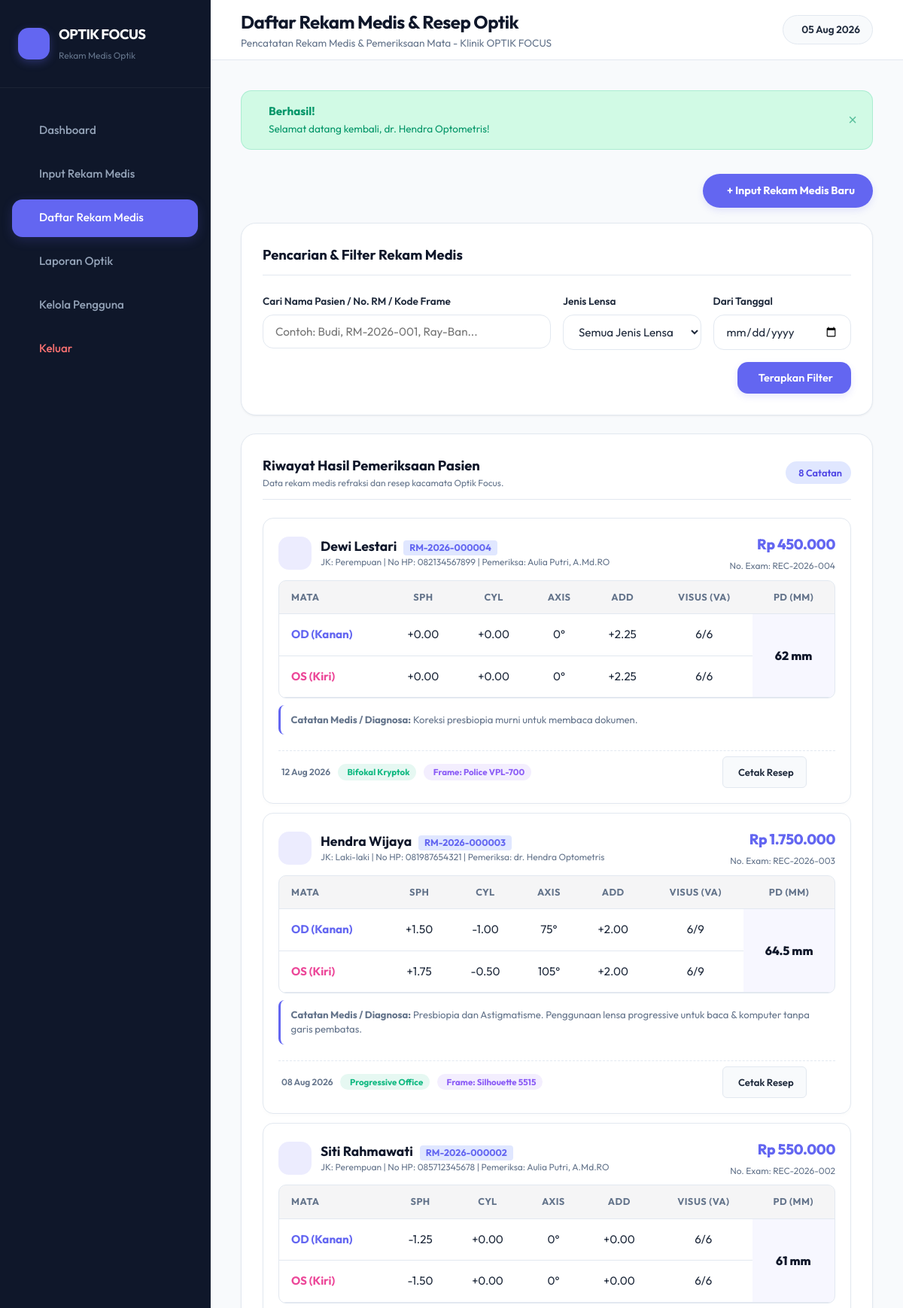
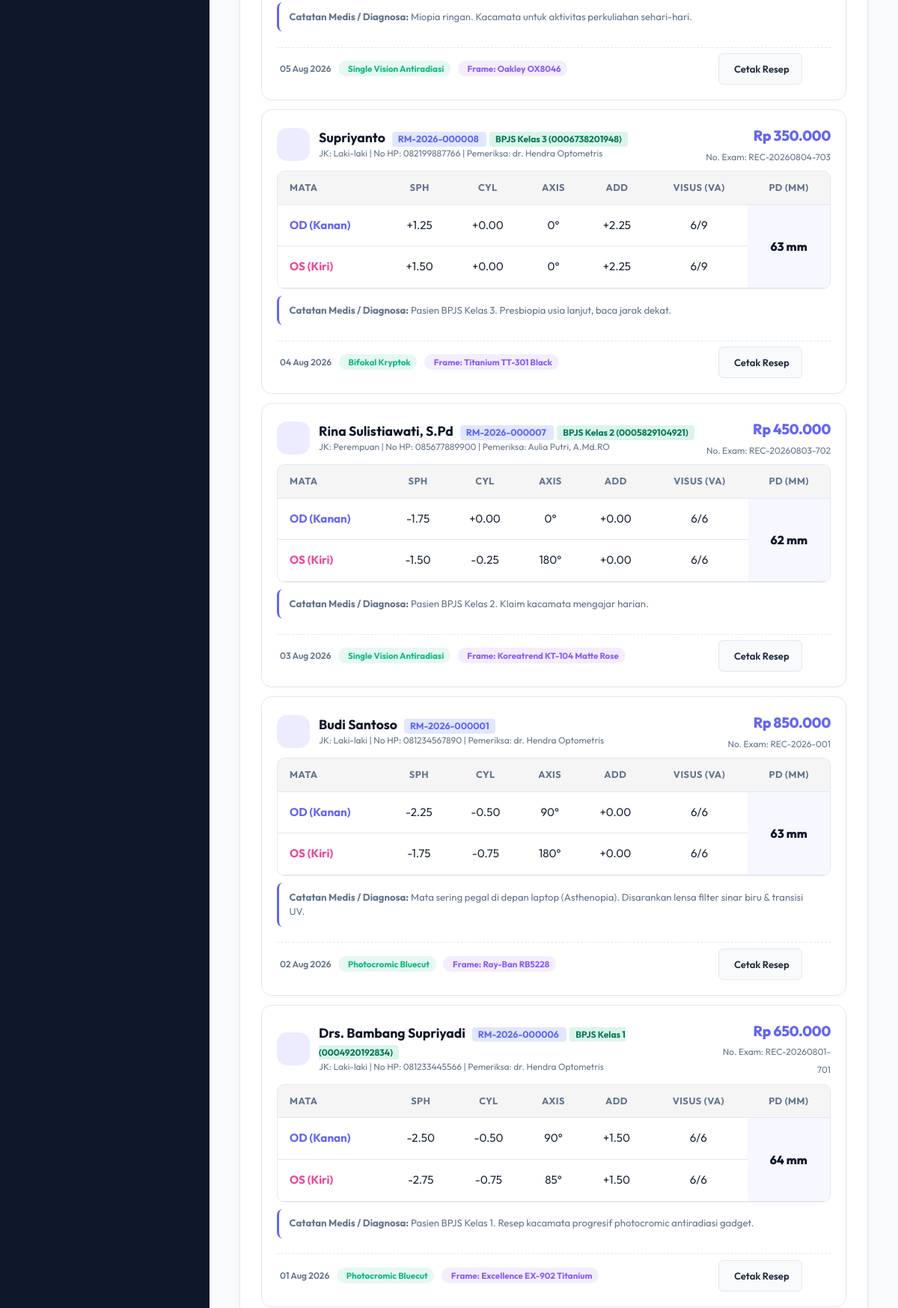
The page /transactions (signed in, upper part) on the database its author committed (2 pictures, top to bottom).
### tables this page shows
CREATE TABLE medical_records (
                id INTEGER PRIMARY KEY AUTOINCREMENT,
                patient_id INTEGER NOT NULL,
                record_number TEXT NOT NULL,
                exam_date TEXT NOT NULL,
                examiner_name TEXT NOT NULL,
                
                -- Mata Kanan (OD - Oculi Dextra)
                od_sph REAL DEFAULT 0.00,
                od_cyl REAL DEFAULT 0.00,
                od_axis INTEGER DEFAULT 0,
                od_add REAL DEFAULT 0.00,
                od_va TEXT DEFAULT '6/6',
                
                -- Mata Kiri (OS - Oculi Sinistra)
                os_sph REAL DEFAULT 0.00,
                os_cyl REAL DEFAULT 0.00,
                os_axis INTEGER DEFAULT 0,
                os_add REAL DEFAULT 0.00,
                os_va TEXT DEFAULT '6/6',
                
                -- Fitting & Frame
                pd REAL DEFAULT 62.0,
                lens_type TEXT NOT NULL,
                frame_code TEXT,
                notes TEXT,
                total_price REAL DEFAULT 0.00,
                created_at TEXT NOT NULL,
                FOREIGN KEY (patient_id) REFERENCES patients(id) ON DELETE CASCADE
            );

CREATE TABLE patients (
                id INTEGER PRIMARY KEY AUTOINCREMENT,
                mr_number TEXT UNIQUE NOT NULL,
                name TEXT NOT NULL,
                gender TEXT NOT NULL CHECK(gender IN ('L', 'P')),
                dob TEXT,
                phone TEXT,
                address TEXT,
                created_at TEXT NOT NULL
            , bpjs_class TEXT DEFAULT 'Non-BPJS', bpjs_number TEXT);

### views/transactions/index.php (the view, shortened to what the rows shown need)
<?php
if (!function_exists('formatRupiah')) {
    function formatRupiah(float $amount): string {
        return 'Rp ' . number_format($amount, 0, ',', '.');
    }
}
?>
<div class="animate-fade-in mb-4">
    <div class="card-widget">
        <div class="tx-cards-container">
            <?php if (empty($records)): ?>
                <div class="text-center py-5 text-muted">
                    <ion-icon name="document-text-outline" style="font-size: 2.5rem; color: var(--text-muted); opacity: 0.6;"></ion-icon>
                    <p class="mt-2">Tidak ditemukan rekam medis yang sesuai dengan filter pencarian.</p>
                    <a href="<?= baseUrl('records/create') ?>" class="btn btn-primary mt-2">
                        + Input Rekam Medis Baru
                    </a>
                </div>
            <?php else: ?>
                <div class="tx-cards-list">
                    <?php foreach ($records as $rec): ?>
                        <div class="tx-card-item" style="padding: 1.25rem;">
                            <div class="tx-card-header-row">
                                <div class="tx-card-title-group">
                                    <div class="tx-icon-avatar" style="background-color: rgba(99, 102, 241, 0.12); color: #6366f1; width: 44px; height: 44px;">
                                    </div>
                                    <div>
                                        <strong class="tx-description-text" style="font-size: 1.1rem; color: var(--color-dark);">
                                            <?= htmlspecialchars($rec['patient_name']) ?>
                                            <span style="font-size: 0.78rem; background-color: var(--color-primary-light); color: var(--color-primary); padding: 0.15rem 0.5rem; border-radius: 4px; font-weight: 700; margin-left: 0.35rem;">
                                                <?= htmlspecialchars($rec['mr_number']) ?>
                                            </span>
                                            <?php if (!empty($rec['patient_bpjs_class']) && $rec['patient_bpjs_class'] !== 'Non-BPJS'): ?>
                                                <span style="font-size: 0.75rem; background-color: rgba(16, 185, 129, 0.15); color: #047857; padding: 0.15rem 0.5rem; border-radius: 4px; font-weight: 700; margin-left: 0.25rem;">
                                                    BPJS <?= htmlspecialchars($rec['patient_bpjs_class']) ?> <?= !empty($rec['patient_bpjs_number']) ? '(' . htmlspecialchars($rec['patient_bpjs_number']) . ')' : '' ?>
                                                </span>
                                            <?php endif; ?>
                                        </strong>
                                        <div class="text-muted text-xs mt-1">
                                            <span>JK: <?= $rec['patient_gender'] === 'L' ? 'Laki-laki' : 'Perempuan' ?></span> |
                                            <span>No HP: <?= htmlspecialchars($rec['patient_phone'] ?: '-') ?></span> |
                                            <span>Pemeriksa: <?= htmlspecialchars($rec['examiner_name']) ?></span>
                                        </div>
                                    </div>
                                </div>
                                <div class="text-right">
                                    <span class="tx-amount-value text-primary font-weight-bold" style="font-size: 1.2rem; display: block;">
                                        <?= formatRupiah($rec['total_price']) ?>
                                    </span>
                                    <span class="text-muted text-xs">No. Exam: <?= htmlspecialchars($rec['record_number']) ?></span>
                                </div>
                            </div>
                            <div class="table-responsive my-3" style="border: 1px solid var(--color-border); border-radius: 10px; overflow: hidden;">
                                <table class="table" style="width: 100%; margin: 0; font-size: 0.88rem; text-align: center;">
                                    <thead style="background-color: rgba(15, 23, 42, 0.04); font-weight: 700;">
                                        <tr>
                                            <th style="text-align: left; padding: 0.5rem 1rem;">MATA</th>
                                            <th>SPH</th>
                                            <th>CYL</th>
                                            <th>AXIS</th>
                                            <th>ADD</th>
                                            <th>VISUS (VA)</th>
                                            <th>PD (MM)</th>
                                        </tr>
                                    </thead>
                                    <tbody>
                                        <tr style="border-bottom: 1px solid var(--color-border);">
                                            <td style="text-align: left; font-weight: 700; color: var(--color-primary); padding: 0.5rem 1rem;">OD (Kanan)</td>
                                            <td><?= sprintf('%+.2f', $rec['od_sph']) ?></td>
                                            <td><?= sprintf('%+.2f', $rec['od_cyl']) ?></td>
                                            <td><?= $rec['od_axis'] ?>°</td>
                                            <td><?= sprintf('%+.2f', $rec['od_add']) ?></td>
                                            <td><?= htmlspecialchars($rec['od_va']) ?></td>
                                            <td rowspan="2" style="vertical-align: middle; font-weight: 800; font-size: 1rem; background: rgba(99, 102, 241, 0.05); color: var(--color-dark);">
                                                <?= $rec['pd'] ?> mm
                                            </td>
                                        </tr>
                                        <tr>
                                            <td style="text-align: left; font-weight: 700; color: #ec4899; padding: 0.5rem 1rem;">OS (Kiri)</td>
                                            <td><?= sprintf('%+.2f', $rec['os_sph']) ?></td>
                                            <td><?= sprintf('%+.2f', $rec['os_cyl']) ?></td>
                                            <td><?= $rec['os_axis'] ?>°</td>
                                            <td><?= sprintf('%+.2f', $rec['os_add']) ?></td>
                                            <td><?= htmlspecialchars($rec['os_va']) ?></td>
                                        </tr>
                                    </tbody>
                                </table>
                            </div>
                            <?php if (!empty($rec['notes'])): ?>
                                <div style="background-color: rgba(255, 255, 255, 0.6); padding: 0.6rem 0.85rem; border-radius: 8px; font-size: 0.82rem; color: var(--text-muted); margin-bottom: 0.75rem; border-left: 3px solid var(--color-primary);">
                                    <strong>Catatan Medis / Diagnosa:</strong> <?= htmlspecialchars($rec['notes']) ?>
                                </div>
                            <?php endif; ?>
                            <div class="tx-card-footer-row">
                                <div class="tx-sub-meta">
                                    <span class="tx-date-badge">
                                        <?= date('d M Y', strtotime($rec['exam_date'])) ?>
                                    </span>
                                    <span class="badge-category-pill" style="background-color: rgba(16, 185, 129, 0.1); color: #10b981;">
                                        <span><?= htmlspecialchars($rec['lens_type']) ?></span>
                                    </span>
                                    <?php if (!empty($rec['frame_code'])): ?>
                                        <span class="badge-category-pill" style="background-color: rgba(139, 92, 246, 0.1); color: #8b5cf6;">
                                            <span>Frame: <?= htmlspecialchars($rec['frame_code']) ?></span>
                                        </span>
                                    <?php endif; ?>
                                </div>
                                <div class="tx-card-actions" style="display: flex; gap: 0.5rem; align-items: center;">
                                    <button class="btn btn-secondary px-3 py-1" style="font-size: 0.82rem; border-radius: 6px;"
                                            onclick="printPrescription(<?= htmlspecialchars(json_encode($rec)) ?>)"
                                            title="Cetak Resep Kacamata">
                                        Cetak Resep
                                    </button>
                                    <button class="btn-action-delete" style="color: var(--color-primary); background: none;"
                                            onclick="openEditRecordModal(<?= htmlspecialchars(json_encode($rec)) ?>)"
                                            title="Ubah Rekam Medis">
                                    </button>
                                    <form method="POST" action="<?= baseUrl('transactions/delete') ?>" onsubmit="return confirm('Apakah Anda yakin ingin menghapus rekam medis pasien ini?');" style="margin: 0; padding: 0;">
                                        <button type="submit" class="btn-action-delete" title="Hapus Rekam Medis">
                                        </button>
                                    </form>
                                </div>
                            </div>
                        </div>
                    <?php endforeach; ?>
                </div>
            <?php endif; ?>
        </div>
    </div>
</div>

### rows shown on the page
medical_records: patient.name "Dewi Lestari", patient.mr_number "RM-2026-000004", shows "Perempuan", patient.phone "082134567899", examiner_name "Aulia Putri, A.Md.RO", total_price "Rp 450.000", record_number "REC-2026-004", od_sph "+0.00", od_cyl "+0.00", od_axis "0", od_add "+2.25", od_va "6/6", pd "62", os_sph "+0.00", os_cyl "+0.00", os_axis "0", os_add "+2.25", os_va "6/6", notes "Koreksi presbiopia murni untuk membaca dokumen.", exam_date "12 Aug 2026", lens_type "Bifokal Kryptok", frame_code "Police VPL-700"
medical_records: patient.name "Hendra Wijaya", patient.mr_number "RM-2026-000003", shows "Laki-laki", patient.phone "081987654321", examiner_name "dr. Hendra Optometris", total_price "Rp 1.750.000", record_number "REC-2026-003", od_sph "+1.50", od_cyl "-1.00", od_axis "75", od_add "+2.00", od_va "6/9", pd "64.5", os_sph "+1.75", os_cyl "-0.50", os_axis "105", os_add "+2.00", os_va "6/9", notes "Presbiopia dan Astigmatisme. Penggunaan lensa progressive untuk baca & komputer tanpa garis pembatas.", exam_date "08 Aug 2026", lens_type "Progressive Office", frame_code "Silhouette 5515"
medical_records: patient.name "Siti Rahmawati", patient.mr_number "RM-2026-000002", shows "Perempuan", patient.phone "085712345678", examiner_name "Aulia Putri, A.Md.RO", total_price "Rp 550.000", record_number "REC-2026-002", od_sph "-1.25", od_cyl "+0.00", od_axis "0", od_add "+0.00", od_va "6/6", pd "61", os_sph "-1.50", os_cyl "+0.00", os_axis "0", os_add "+0.00", os_va "6/6", notes "Miopia ringan. Kacamata untuk aktivitas perkuliahan sehari-hari.", exam_date "05 Aug 2026", lens_type "Single Vision Antiradiasi", frame_code "Oakley OX8046"
medical_records: patient.name "Supriyanto", patient.mr_number "RM-2026-000008", patient.bpjs_class "Kelas 3", patient.bpjs_number "0006738201948", shows "Laki-laki", patient.phone "082199887766", examiner_name "dr. Hendra Optometris", total_price "Rp 350.000", record_number "REC-20260804-703", od_sph "+1.25", od_cyl "+0.00", od_axis "0", od_add "+2.25", od_va "6/9", pd "63", os_sph "+1.50", os_cyl "+0.00", os_axis "0", os_add "+2.25", os_va "6/9", notes "Pasien BPJS Kelas 3. Presbiopia usia lanjut, baca jarak dekat.", exam_date "04 Aug 2026", lens_type "Bifokal Kryptok", frame_code "Titanium TT-301 Black"
medical_records: patient.name "Rina Sulistiawati, S.Pd", patient.mr_number "RM-2026-000007", patient.bpjs_class "Kelas 2", patient.bpjs_number "0005829104921", shows "Perempuan", patient.phone "085677889900", examiner_name "Aulia Putri, A.Md.RO", total_price "Rp 450.000", record_number "REC-20260803-702", od_sph "-1.75", od_cyl "+0.00", od_axis "0", od_add "+0.00", od_va "6/6", pd "62", os_sph "-1.50", os_cyl "-0.25", os_axis "180", os_add "+0.00", os_va "6/6", notes "Pasien BPJS Kelas 2. Klaim kacamata mengajar harian.", exam_date "03 Aug 2026", lens_type "Single Vision Antiradiasi", frame_code "Koreatrend KT-104 Matte Rose"
medical_records: patient.name "Budi Santoso", patient.mr_number "RM-2026-000001", shows "Laki-laki", patient.phone "081234567890", examiner_name "dr. Hendra Optometris", total_price "Rp 850.000", record_number "REC-2026-001", od_sph "-2.25", od_cyl "-0.50", od_axis "90", od_add "+0.00", od_va "6/6", pd "63", os_sph "-1.75", os_cyl "-0.75", os_axis "180", os_add "+0.00", os_va "6/6", notes "Mata sering pegal di depan laptop (Asthenopia). Disarankan lensa filter sinar biru & transisi UV.", exam_date "02 Aug 2026", lens_type "Photocromic Bluecut", frame_code "Ray-Ban RB5228"
medical_records: patient.name "Drs. Bambang Supriyadi", patient.mr_number "RM-2026-000006", patient.bpjs_class "Kelas 1", patient.bpjs_number "0004920192834", shows "Laki-laki", patient.phone "081233445566", examiner_name "dr. Hendra Optometris", total_price "Rp 650.000", record_number "REC-20260801-701", od_sph "-2.50", od_cyl "-0.50", od_axis "90", od_add "+1.50", od_va "6/6", pd "64", os_sph "-2.75", os_cyl "-0.75", os_axis "85", os_add "+1.50", os_va "6/6", notes "Pasien BPJS Kelas 1. Resep kacamata progresif photocromic antiradiasi gadget.", exam_date "01 Aug 2026", lens_type "Photocromic Bluecut", frame_code "Excellence EX-902 Titanium"

### other values the page prints
$title "Daftar Rekam Medis & Resep Optik"
$success "Selamat datang kembali, dr. Hendra Optometris!"
count($records) "8"
